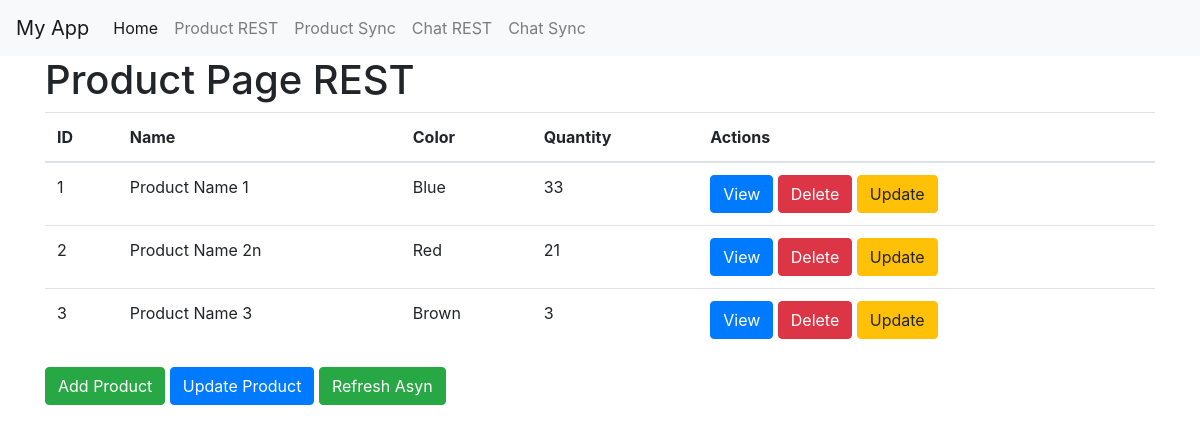
/product, run on an earlier commit of the app's database.
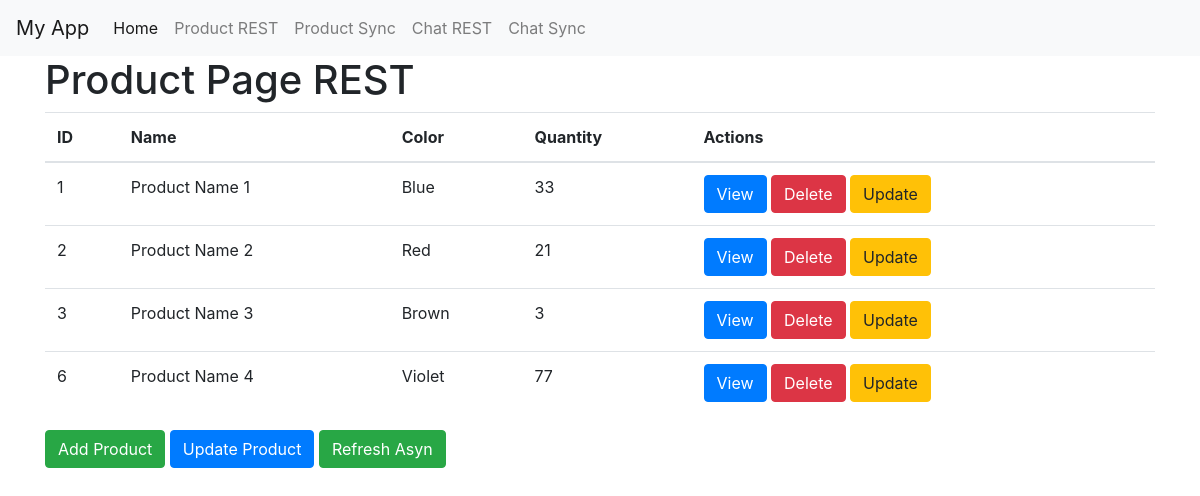
And on a later commit of the database.
### tables this page shows
CREATE TABLE Product
             (ID INTEGER PRIMARY KEY AUTOINCREMENT,
             Name TEXT NOT NULL,
             Color TEXT NOT NULL,
             Quantity INT NOT NULL);

### app.py (the view)
@app.route('/product')
def product():
    conn = sqlite3.connect('database.db')
    cursor = conn.cursor()
    cursor.execute("SELECT * FROM product")
    data = cursor.fetchall()
    conn.close()
    return render_template('product.html', products=data)

### templates/product.html (shortened to what this page needs)
{% extends 'base.html' %}
{% block content %}
    <h1>Product Page REST</h1>
    <table class="table" id="product-table">
            <thead>
                <tr>
                    <th>ID</th>
                    <th>Name</th>
                    <th>Color</th>
                    <th>Quantity</th>
                    <th>Actions</th>
                </tr>
            </thead>
            <tbody>
                {% for product in products %}
                <tr>
                    {% set product_id = product[0]%}
                    {% set product_name = product[1]%}
                    {% set product_color = product[2]%}
                    {% set product_quantity = product[3]%}
                    <td>{{ product_id }}</td>
                    <td>{{ product_name }}</td>
                    <td>{{ product_color }}</td>
                    <td>{{ product_quantity }}</td>
                    <td>
                        <button class="btn btn-primary" onclick="viewProduct({{ product_id }})">View</button>
                        <button class="btn btn-danger" onclick="deleteProduct({{ product_id }})">Delete</button>
                        <button type="button" class="btn btn-warning update-button" data-toggle="modal" data-target="#updateModal" data-id="{{ product_id }}">Update</button>
                    </td>
                </tr>
                {% endfor %}
            </tbody>
        </table>
        <button type="button" class="btn btn-success" data-toggle="modal" data-target="#addModal">Add Product</button>
        <button type="button" class="btn btn-primary" data-toggle="modal" data-target="#updateModal" data-id="1">Update Product</button>
    <a href="#" class="btn btn-success" onclick="refreshTable()">Refresh Asyn</a>
{% endblock %}

### templates/base.html (shortened to what this page needs)
<!DOCTYPE html>
<html>
<head>
    <link rel="stylesheet" href="https://stackpath.bootstrapcdn.com/bootstrap/4.3.1/css/bootstrap.min.css">
</head>
<body>
    <nav class="navbar navbar-expand-lg navbar-light bg-light">
        <a class="navbar-brand" href="/">My App</a>
        <div class="collapse navbar-collapse" id="navbarNav">
            <ul class="navbar-nav">
                <li class="nav-item active">
                    <a class="nav-link" href="/">Home</a>
                </li>
                <li class="nav-item">
                    <a class="nav-link" href="/product">Product REST</a>
                </li>
                <li class="nav-item">
                    <a class="nav-link" href="/product_sync">Product Sync</a>
                </li>
                <li class="nav-item">
                    <a class="nav-link" href="/chat_rest">Chat REST</a>
                </li>
                <li class="nav-item">
                    <a class="nav-link" href="/chat_sync">Chat Sync</a>
                </li>
            </ul>
        </div>
    </nav>
    <div class="container">
        {% block content %}
        {% endblock %}
    </div>
</body>
</html>

What changed in the data, as far as the page shows it:
changed Product "Red": Name "Product Name 2n" → "Product Name 2"
added Product: ID "6", Name "Product Name 4", Color "Violet", Quantity "77"
